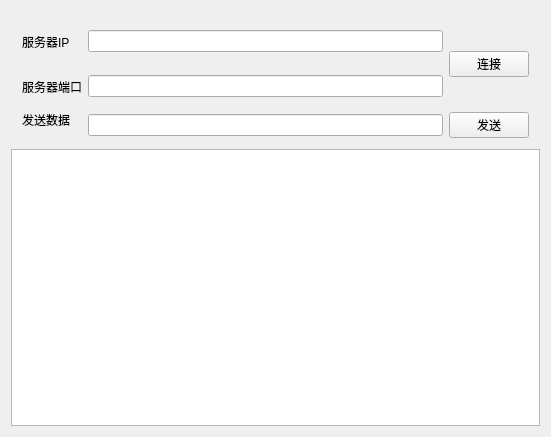
<?xml version="1.0" encoding="UTF-8"?>
<ui version="4.0">
 <class>Widget</class>
 <widget class="QWidget" name="Widget">
  <property name="geometry">
   <rect>
    <x>0</x>
    <y>0</y>
    <width>551</width>
    <height>437</height>
   </rect>
  </property>
  <property name="windowTitle">
   <string>Tcp with Qt</string>
  </property>
  <layout class="QVBoxLayout" name="verticalLayout_2">
   <item>
    <widget class="QWidget" name="widget_2" native="true">
     <layout class="QVBoxLayout" name="verticalLayout" stretch="1,2">
      <property name="spacing">
       <number>0</number>
      </property>
      <property name="sizeConstraint">
       <enum>QLayout::SetDefaultConstraint</enum>
      </property>
      <property name="leftMargin">
       <number>0</number>
      </property>
      <property name="topMargin">
       <number>0</number>
      </property>
      <property name="rightMargin">
       <number>0</number>
      </property>
      <property name="bottomMargin">
       <number>0</number>
      </property>
      <item>
       <widget class="QWidget" name="widget" native="true">
        <layout class="QGridLayout" name="gridLayout">
         <item row="6" column="2">
          <widget class="QPushButton" name="pushBSend">
           <property name="text">
            <string>发送</string>
           </property>
          </widget>
         </item>
         <item row="3" column="1" rowspan="3">
          <widget class="QLineEdit" name="lineEPort"/>
         </item>
         <item row="5" column="0" rowspan="2">
          <widget class="QLabel" name="labMsg">
           <property name="text">
            <string>发送数据</string>
           </property>
          </widget>
         </item>
         <item row="0" column="1" rowspan="3">
          <widget class="QLineEdit" name="lineEIP"/>
         </item>
         <item row="1" column="2" rowspan="4">
          <widget class="QPushButton" name="pushBConnect">
           <property name="text">
            <string>连接</string>
           </property>
          </widget>
         </item>
         <item row="4" column="0">
          <widget class="QLabel" name="labPort">
           <property name="text">
            <string>服务器端口</string>
           </property>
          </widget>
         </item>
         <item row="6" column="1">
          <widget class="QLineEdit" name="lineEMsg"/>
         </item>
         <item row="1" column="0">
          <widget class="QLabel" name="labIP">
           <property name="text">
            <string>服务器IP</string>
           </property>
          </widget>
         </item>
        </layout>
       </widget>
      </item>
      <item>
       <widget class="QTextEdit" name="textEditMsg"/>
      </item>
     </layout>
    </widget>
   </item>
  </layout>
 </widget>
 <layoutdefault spacing="6" margin="11"/>
 <resources/>
 <connections/>
</ui>
